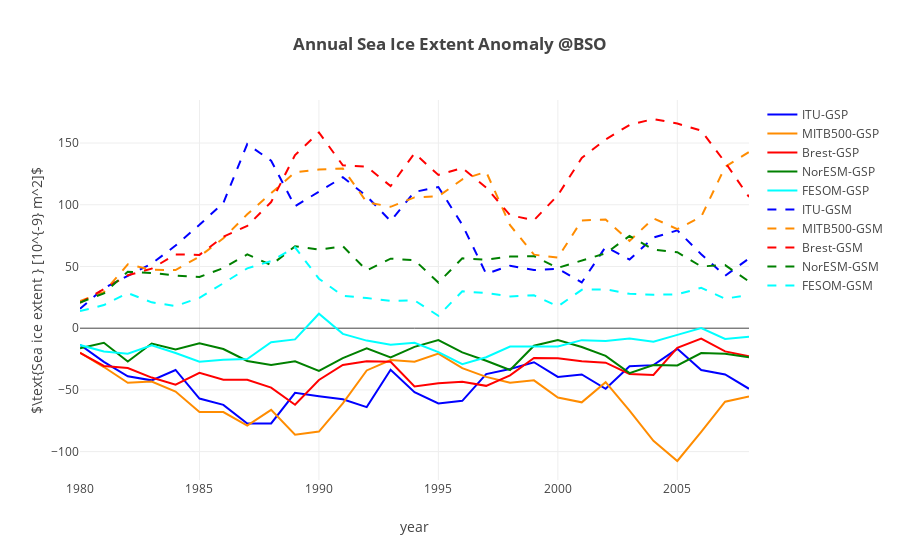

Here is the notebook cell this chart was saved with:
### Code cell
""" Plot annual mean of heat fluxes anomaly"""
modelnames = ['ITU' , 'MITB500', 'Brest', 'NorESM', 'FESOM']
colors = ['blue', 'darkorange', 'red', 'green', 'cyan']
colors2 = cl.scales['5']['qual']['Dark2'];
# names of the control, gsp and gsn variables [total]
ctln = ['ctlxice_barents', 'SIextBK_c', 'refice_extent_BSKS', 'ice_extent_NorESM_BarentsKara_ctrl', 'ctliext_BK']
gspn = ['gspxice_barents', 'SIextBK_gsp', 'gspice_extent_BSKS', 'ice_extent_NorESM_BarentsKara_gsp', 'gspiext_BK']
gsnn = ['gsnxice_barents', 'SIextBK_gsm', 'gsnice_extent_BSKS', 'ice_extent_NorESM_BarentsKara_gsn', 'gsniext_BK']

coeffs = [1e-9, 1e-9, 1e-9, 1e-9, 1e-9]

layout = go.Layout(
    title='<b>Annual Sea Ice Extent Anomaly @BSO</b>',
    yaxis=dict(
        title='$\\text{Sea ice extent } [10^{-9} m^2]$'
        #range=[-14, 14]
    ),
    xaxis=dict(
        title='year'
    )
)    


def update_plot(models):
    
    datap = []
    datan = []
    for ind,mdl in enumerate(models):
        dnm = 'ds'+np.str(ind)+'.'+ctln[ind]+'.groupby(\'time.year\').mean().year'
        time = np.copy(eval(dnm))
        dnm = 'ds'+np.str(ind)+'.'+ctln[ind]+'.groupby(\'time.year\').mean()'
        dnm2 = 'ds'+np.str(ind)+'.'+gspn[ind]+'.groupby(\'time.year\').mean()'
        dnm3 = 'ds'+np.str(ind)+'.'+gsnn[ind]+'.groupby(\'time.year\').mean()'
        val1 = np.copy(eval(dnm2)-eval(dnm))*coeffs[ind]
        val2 = np.copy(eval(dnm3)-eval(dnm))*coeffs[ind]
        trace1 = go.Scatter(            
            x = time,
            y = val1,
            mode = 'lines',
            name = mdl+'-GSP',
            line = dict(
                width = 2,
                color = colors[ind],
                shape = 'smooth'
            )
        )
        datap.append(trace1)
        trace2 = go.Scatter(            
            x = time,
            y = val2,
            mode = 'lines',
            name = mdl+'-GSM',
            line = dict(
                width = 2,
                color = colors[ind],
                dash = 'dash',
                shape = 'smooth'
            )
        )
        datan.append(trace2)


   
    data = datap + datan
    
    fig = go.Figure(data=data, layout=layout)
    py.offline.iplot(fig)
     
update_plot(modelnames)

### Figure 1 — Plotly figure (JSON) as saved in the notebook; plotly's stock layout.template omitted (floating-point values rounded to 4 significant figures)
{"data": [{"line": {"color": "blue", "shape": "smooth", "width": 2}, "mode": "lines", "name": "ITU-GSP", "type": "scatter", "x": [1980, 1981, 1982, 1983, 1984, 1985, 1986, 1987, 1988, 1989, 1990, 1991, 1992, 1993, 1994, 1995, 1996, 1997, 1998, 1999, 2000, 2001, 2002, 2003, 2004, 2005, 2006, 2007, 2008], "y": [-13.37, -27.31, -38.99, -42.26, -33.85, -57.02, -62.1, -77.22, -77.14, -52.39, -55.09, -57.54, -63.97, -33.7, -51.9, -61.01, -58.84, -37.2, -33.09, -27.6, -39.5, -37.51, -49.11, -30.89, -29.94, -16.73, -33.89, -37.44, -49.08]}, {"line": {"color": "darkorange", "shape": "smooth", "width": 2}, "mode": "lines", "name": "MITB500-GSP", "type": "scatter", "x": [1980, 1981, 1982, 1983, 1984, 1985, 1986, 1987, 1988, 1989, 1990, 1991, 1992, 1993, 1994, 1995, 1996, 1997, 1998, 1999, 2000, 2001, 2002, 2003, 2004, 2005, 2006, 2007, 2008], "y": [-19.83, -31.46, -44.27, -43.28, -51.32, -67.97, -67.94, -78.97, -66.18, -86.29, -83.76, -60.9, -34.23, -25.83, -27.13, -20.64, -32.31, -39.43, -44.26, -42.25, -56.21, -60.05, -43.7, -66.84, -91.25, -107.6, -83.91, -59.52, -55.32]}, {"line": {"color": "red", "shape": "smooth", "width": 2}, "mode": "lines", "name": "Brest-GSP", "type": "scatter", "x": [1980, 1981, 1982, 1983, 1984, 1985, 1986, 1987, 1988, 1989, 1990, 1991, 1992, 1993, 1994, 1995, 1996, 1997, 1998, 1999, 2000, 2001, 2002, 2003, 2004, 2005, 2006, 2007, 2008], "y": [-19.94, -30.61, -32.3, -40.0, -45.75, -36.19, -41.68, -41.8, -48.16, -62.05, -41.93, -29.79, -26.75, -27.19, -47.19, -44.65, -43.4, -46.71, -38.22, -24.14, -24.32, -26.81, -27.92, -37.07, -37.84, -15.98, -8.433, -18.82, -22.7]}, {"line": {"color": "green", "shape": "smooth", "width": 2}, "mode": "lines", "name": "NorESM-GSP", "type": "scatter", "x": [1980, 1981, 1982, 1983, 1984, 1985, 1986, 1987, 1988, 1989, 1990, 1991, 1992, 1993, 1994, 1995, 1996, 1997, 1998, 1999, 2000, 2001, 2002, 2003, 2004, 2005, 2006, 2007, 2008], "y": [-16.28, -11.83, -26.95, -12.45, -17.24, -12.12, -16.88, -26.58, -29.8, -26.85, -34.63, -24.19, -16.38, -23.6, -15.12, -9.675, -19.57, -26.39, -33.87, -14.19, -9.616, -15.27, -22.41, -36.39, -29.91, -30.23, -20.16, -20.69, -23.57]}, {"line": {"color": "cyan", "shape": "smooth", "width": 2}, "mode": "lines", "name": "FESOM-GSP", "type": "scatter", "x": [1980, 1981, 1982, 1983, 1984, 1985, 1986, 1987, 1988, 1989, 1990, 1991, 1992, 1993, 1994, 1995, 1996, 1997, 1998, 1999, 2000, 2001, 2002, 2003, 2004, 2005, 2006, 2007, 2008], "y": [-13.69, -18.89, -20.74, -13.86, -20.12, -27.18, -25.61, -24.92, -11.38, -9.08, 11.72, -4.579, -10.05, -13.35, -11.84, -19.38, -29.19, -23.53, -14.89, -14.79, -14.77, -9.683, -10.29, -8.374, -10.98, -5.402, 0.05065, -8.663, -6.955]}, {"line": {"color": "blue", "dash": "dash", "shape": "smooth", "width": 2}, "mode": "lines", "name": "ITU-GSM", "type": "scatter", "x": [1980, 1981, 1982, 1983, 1984, 1985, 1986, 1987, 1988, 1989, 1990, 1991, 1992, 1993, 1994, 1995, 1996, 1997, 1998, 1999, 2000, 2001, 2002, 2003, 2004, 2005, 2006, 2007, 2008], "y": [15.72, 32.41, 42.42, 52.25, 66.97, 83.74, 101.5, 149.1, 135.6, 98.77, 110.6, 122.3, 106.9, 86.78, 110.4, 114.3, 83.81, 44.04, 50.66, 47.1, 48.24, 37.05, 65.96, 55.65, 73.38, 79.26, 59.93, 42.48, 56.47]}, {"line": {"color": "darkorange", "dash": "dash", "shape": "smooth", "width": 2}, "mode": "lines", "name": "MITB500-GSM", "type": "scatter", "x": [1980, 1981, 1982, 1983, 1984, 1985, 1986, 1987, 1988, 1989, 1990, 1991, 1992, 1993, 1994, 1995, 1996, 1997, 1998, 1999, 2000, 2001, 2002, 2003, 2004, 2005, 2006, 2007, 2008], "y": [21.99, 29.18, 51.74, 47.36, 47.06, 58.05, 72.86, 92.3, 109.4, 126.2, 128.6, 129.4, 102.1, 98.32, 105.9, 106.8, 120.6, 126.7, 83.44, 59.55, 57.13, 87.31, 87.99, 70.64, 89.02, 80.27, 90.3, 130.6, 142.7]}, {"line": {"color": "red", "dash": "dash", "shape": "smooth", "width": 2}, "mode": "lines", "name": "Brest-GSM", "type": "scatter", "x": [1980, 1981, 1982, 1983, 1984, 1985, 1986, 1987, 1988, 1989, 1990, 1991, 1992, 1993, 1994, 1995, 1996, 1997, 1998, 1999, 2000, 2001, 2002, 2003, 2004, 2005, 2006, 2007, 2008], "y": [20.48, 31.93, 42.85, 48.28, 59.76, 59.38, 74.15, 82.81, 102.2, 140.3, 158.6, 131.9, 130.8, 115.1, 141.7, 124.1, 129.7, 113.9, 91.6, 87.44, 107.7, 137.9, 153.0, 164.7, 169.5, 165.8, 160.0, 134.4, 106.3]}, {"line": {"color": "green", "dash": "dash", "shape": "smooth", "width": 2}, "mode": "lines", "name": "NorESM-GSM", "type": "scatter", "x": [1980, 1981, 1982, 1983, 1984, 1985, 1986, 1987, 1988, 1989, 1990, 1991, 1992, 1993, 1994, 1995, 1996, 1997, 1998, 1999, 2000, 2001, 2002, 2003, 2004, 2005, 2006, 2007, 2008], "y": [20.81, 28.23, 45.77, 44.76, 42.63, 41.48, 48.73, 59.77, 51.18, 66.3, 63.65, 66.44, 46.75, 56.3, 55.15, 36.94, 56.56, 55.55, 58.05, 58.35, 48.86, 54.57, 60.64, 74.71, 63.61, 61.53, 50.03, 51.1, 37.84]}, {"line": {"color": "cyan", "dash": "dash", "shape": "smooth", "width": 2}, "mode": "lines", "name": "FESOM-GSM", "type": "scatter", "x": [1980, 1981, 1982, 1983, 1984, 1985, 1986, 1987, 1988, 1989, 1990, 1991, 1992, 1993, 1994, 1995, 1996, 1997, 1998, 1999, 2000, 2001, 2002, 2003, 2004, 2005, 2006, 2007, 2008], "y": [13.82, 18.75, 28.49, 20.96, 17.94, 24.6, 36.43, 48.49, 54.41, 65.47, 40.1, 26.22, 24.47, 22.04, 22.55, 10.07, 29.91, 28.45, 25.74, 26.66, 17.64, 31.09, 31.5, 27.84, 27.15, 27.41, 32.72, 23.83, 27.06]}], "layout": {"title": "<b>Annual Sea Ice Extent Anomaly @BSO</b>", "xaxis": {"title": "year"}, "yaxis": {"title": "$\\text{Sea ice extent } [10^{-9} m^2]$"}}}
